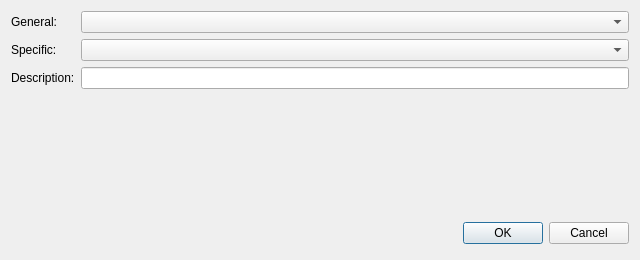
<?xml version="1.0" encoding="UTF-8"?>
<ui version="4.0">
 <class>Activity</class>
 <widget class="QDialog" name="Activity">
  <property name="geometry">
   <rect>
    <x>0</x>
    <y>0</y>
    <width>640</width>
    <height>260</height>
   </rect>
  </property>
  <property name="windowTitle">
   <string>User Activity</string>
  </property>
  <layout class="QVBoxLayout">
   <item>
    <layout class="QGridLayout">
     <item row="0" column="0">
      <widget class="QLabel" name="label">
       <property name="text">
        <string>General:</string>
       </property>
      </widget>
     </item>
     <item row="0" column="1">
      <widget class="QComboBox" name="cb_general_type"/>
     </item>
     <item row="1" column="0">
      <widget class="QLabel" name="label_3">
       <property name="text">
        <string>Specific:</string>
       </property>
      </widget>
     </item>
     <item row="1" column="1">
      <widget class="QComboBox" name="cb_specific_type"/>
     </item>
     <item row="2" column="0">
      <widget class="QLabel" name="label_2">
       <property name="text">
        <string>Description:</string>
       </property>
      </widget>
     </item>
     <item row="2" column="1">
      <widget class="QLineEdit" name="le_description"/>
     </item>
    </layout>
   </item>
   <item>
    <spacer>
     <property name="orientation">
      <enum>Qt::Vertical</enum>
     </property>
     <property name="sizeHint" >
      <size>
       <width>223</width>
       <height>16</height>
      </size>
     </property>
    </spacer>
   </item>
   <item>
    <layout class="QHBoxLayout">
     <property name="spacing">
      <number>6</number>
     </property>
     <property name="leftMargin">
      <number>0</number>
     </property>
     <property name="topMargin">
      <number>0</number>
     </property>
     <property name="rightMargin">
      <number>0</number>
     </property>
     <property name="bottomMargin">
      <number>0</number>
     </property>
     <item>
      <spacer>
       <property name="orientation">
        <enum>Qt::Horizontal</enum>
       </property>
       <property name="sizeHint" >
        <size>
         <width>131</width>
         <height>31</height>
        </size>
       </property>
      </spacer>
     </item>
     <item>
      <widget class="QPushButton" name="pb_ok">
       <property name="text">
        <string>OK</string>
       </property>
      </widget>
     </item>
     <item>
      <widget class="QPushButton" name="pb_cancel">
       <property name="text">
        <string>Cancel</string>
       </property>
      </widget>
     </item>
    </layout>
   </item>
  </layout>
 </widget>
 <resources/>
 <connections/>
</ui>
